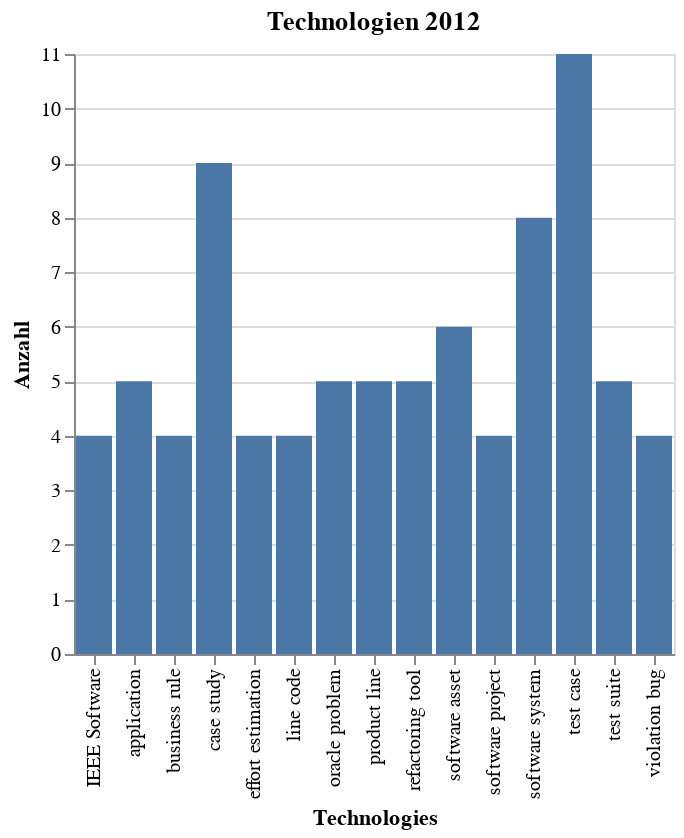

Notebook cell for this chart:
### Markdown cell above
### Balkendiagramm 2012

### Code cell
year = 2012
d = data_words[year].nlargest(anzahl_top_topics).sort_values(ascending=False)
source = pd.DataFrame({'Technologies': d.index,
                            'Anzahl': d})
alt.Chart(source).mark_bar().encode(
        x='Technologies:O',
        y='Anzahl:Q'
    ).properties(
    title=f'Technologien {year}')

### Figure 1 — Vega-Lite specification as saved in the notebook (floating-point values rounded to 4 significant figures)
{"config": {"view": {"continuousWidth": 400, "continuousHeight": 300}}, "data": {"name": "data-0bb540d14caa2eaba02f56162ca7f6e3"}, "mark": "bar", "encoding": {"x": {"type": "ordinal", "field": "Technologies"}, "y": {"type": "quantitative", "field": "Anzahl"}}, "title": "Technologien 2012", "$schema": "https://vega.github.io/schema/vega-lite/v4.8.1.json", "datasets": {"data-0bb540d14caa2eaba02f56162ca7f6e3": [{"Technologies": "test case", "Anzahl": 11}, {"Technologies": "case study", "Anzahl": 9}, {"Technologies": "software system", "Anzahl": 8}, {"Technologies": "software asset", "Anzahl": 6}, {"Technologies": "test suite", "Anzahl": 5}, {"Technologies": "refactoring tool", "Anzahl": 5}, {"Technologies": "product line", "Anzahl": 5}, {"Technologies": "oracle problem", "Anzahl": 5}, {"Technologies": "application", "Anzahl": 5}, {"Technologies": "violation bug", "Anzahl": 4}, {"Technologies": "software project", "Anzahl": 4}, {"Technologies": "line code", "Anzahl": 4}, {"Technologies": "effort estimation", "Anzahl": 4}, {"Technologies": "business rule", "Anzahl": 4}, {"Technologies": "IEEE Software", "Anzahl": 4}]}}
